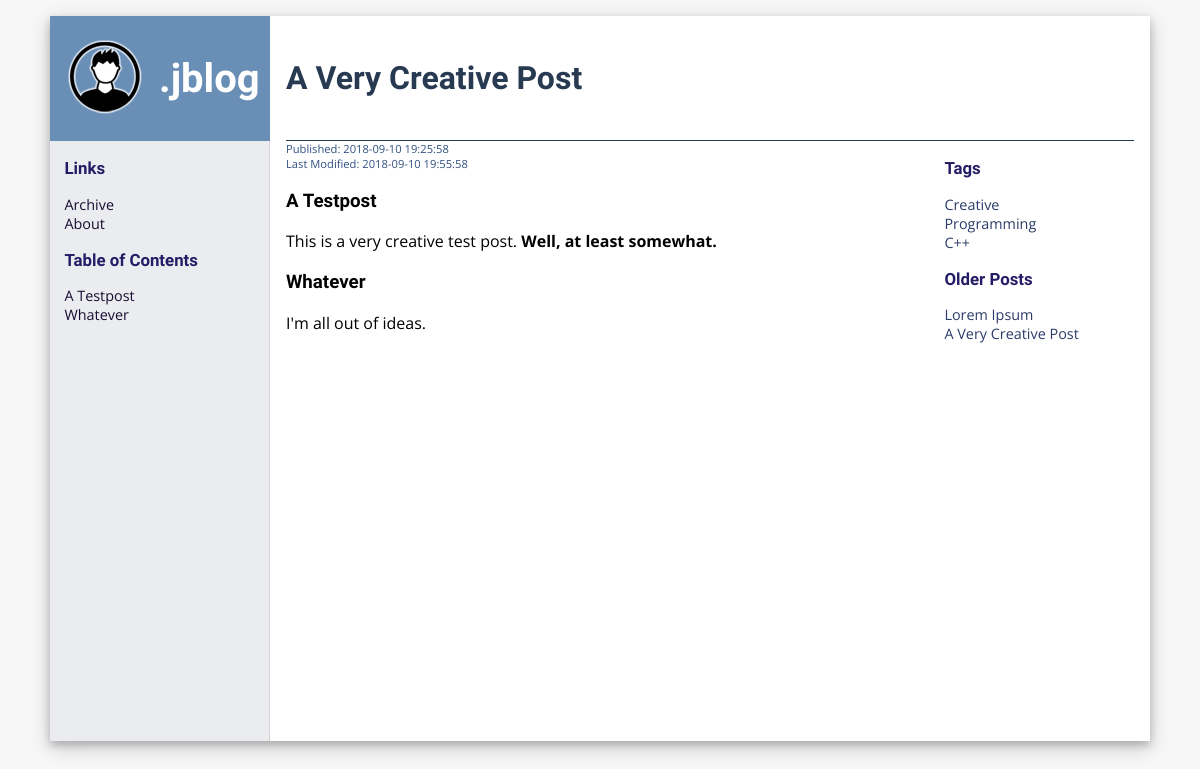
The page /post/id/2 on the database its author committed.
### database.py (models this page shows, shortened)
class Post(_Base):
    __tablename__ = "posts"
    rowid = Column(Integer, primary_key=True)
    title = Column(String)
    text = Column(String)
    published = Column(DateTime)
    last_modified = Column(DateTime)
    @property
    def html(self):
        md_converter = markdown.Markdown(extensions=[
            TocExtension(baselevel=2, marker=""),
            "markdown.extensions.fenced_code",
            "markdown.extensions.codehilite"
        ])
        return md_converter.convert(self.text)
    @property
    def toc(self):
        md_converter = markdown.Markdown(extensions=[
            TocExtension(baselevel=2, marker=""),
            "markdown.extensions.fenced_code",
            "markdown.extensions.codehilite"
        ])
        md_converter.convert(self.text)
        return md_converter.toc

class Tag(_Base):
    __tablename__ = "tags"
    rowid = Column(Integer, primary_key=True)
    tag = Column(String)

### routes.py (the view)
@pages.route("/post/id/<int:post_id>")
def post_page(post_id):
    with db.session_context() as session:
        post = session.query(db.Post).get(post_id)
        posts = session.query(db.Post).order_by(db.Post.published.desc()).limit(10)
        tags = session.query(db.Tag).join(
            db.Post2Tag, db.Tag.rowid == db.Post2Tag.tag_id).filter(
                db.Post2Tag.post_id == post_id).all()
        if post is None:
            abort(404)
        return render_template("post.html", post=post, older_posts=posts, tags=tags)

### database.py (called while the page is built)
@contextmanager
def session_context():
    session = _Session()
    try:
        yield session
        session.commit()
    except:
        session.rollback()
        raise
    finally:
        session.close()

### templates/post.html
{% extends "layout.html" %}
{% block sidebar %}
    {{ super() }}
    <div class="toc">
        <h3>Table of Contents</h3>
        {{ post.toc|safe }}
    </div>
{% endblock %}
{% block header %}
    <h1>{{ post.title }}</h1>
{% endblock %}
{% block content %}
    <div class="published">Published: {{ post.published }}</div>
    {% if post.last_modified %}
        <div class="last-modified">Last Modified: {{ post.last_modified }}</div>
    {% endif %}
    {{ post.html|safe }}
{% endblock %}
{% block infobar %}
    <ul>
        <li><h3>Tags</h3></li>
        {% for tag in tags %}
            <li><a href="{{ url_for('.archive_page', tag=tag.tag) }}">{{ tag.tag }}</a></li>
        {% endfor %}
    </ul>
    <ul>
        <li><h3>Older Posts</h3></li>
        {% for post in older_posts %}
            <li><a href="{{ url_for('.post_page', post_id=post.rowid) }}">{{ post.title }}</a></li>
        {% endfor %}
    </ul>
{% endblock %}

### static/styles.css (style rules this page uses)
body { margin: 0; background: #f7f7f7; font-family: 'Open Sans', sans-serif; }
h1, h2, h3 { font-family: 'Proza Libre', sans-serif; }
a { text-decoration: none; color: #5c74b8; font-weight: bold; }
#sidebar ul { list-style: none; font-family: 'Open Sans', sans-serif; padding-left: 0; }
#infobar ul { list-style: none; font-family: 'Open Sans', sans-serif; padding-left: 0; }
#infobar a { text-decoration: none; color: #2c3c69; font-weight: normal; }
#sidebar a { text-decoration: none; color: #150d30; font-weight: normal; }
.last-modified { font-family: 'Open Sans', sans-serif; font-size: 70%; color: #325182; }
.published { font-family: 'Open Sans', sans-serif; font-size: 70%; color: #325182; }

### rows shown on the page
Post: title "A Very Creative Post", toc "A Testpost Whatever", published "2018-09-10 19:25:58", last_modified "2018-09-10 19:55:58", html "A Testpost This is a very creative test post. Well, at least somewhat. Whatever I'm all out of ideas."
Tag: tag "Creative"
Tag: tag "Programming"
Tag: tag "C++"
Post: title "Lorem Ipsum"
